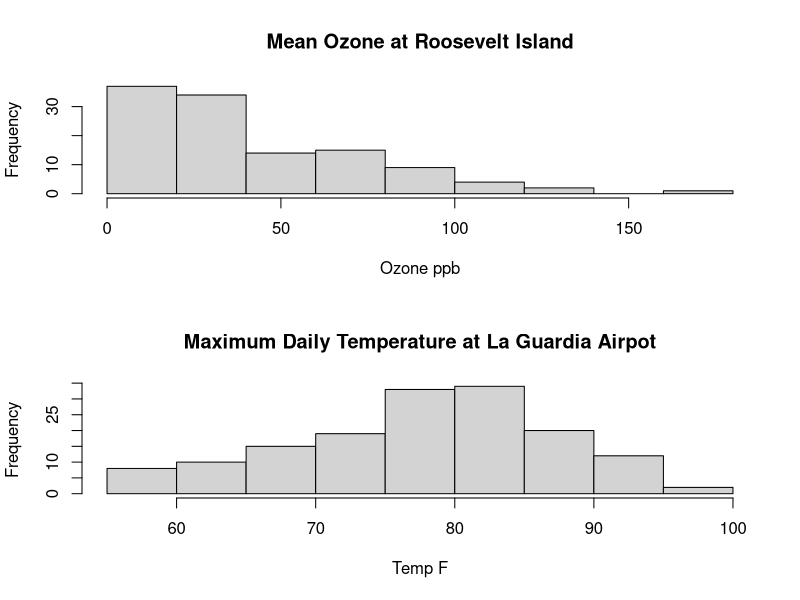

The R source for this figure:
#1.	Use the R dataset airquality to assess the relationship between 
#the Ozone and the Temp variables. 

# a) Use a histogram to assess normality of the Ozone and the Temp 
# variables. Are the two variables normally distributed? Output the 
# histogram as a .png file and include it in your homework. You do 
# not need to perform a formal test of normality for this question. 

head(airquality)
str(airquality)
attach(airquality)

png(filename="OzoneTemp.png")
par(mfrow=c(2,1));
hist(Ozone, main="Mean Ozone at Roosevelt Island", xlab="Ozone ppb");
hist(Temp, main="Maximum Daily Temperature at La Guardia Airpot", xlab="Temp F")
dev.off()
